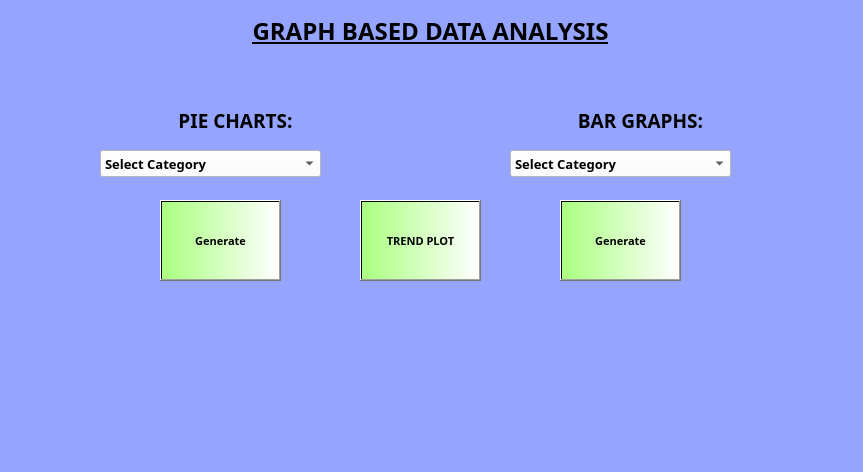
<?xml version="1.0" encoding="UTF-8"?>
<ui version="4.0">
 <class>Form</class>
 <widget class="QWidget" name="Form">
  <property name="geometry">
   <rect>
    <x>0</x>
    <y>0</y>
    <width>863</width>
    <height>472</height>
   </rect>
  </property>
  <property name="windowTitle">
   <string>Form</string>
  </property>
  <property name="styleSheet">
   <string notr="true">background-color: rgb(148, 164, 255);</string>
  </property>
  <widget class="QLabel" name="label">
   <property name="geometry">
    <rect>
     <x>80</x>
     <y>10</y>
     <width>701</width>
     <height>41</height>
    </rect>
   </property>
   <property name="font">
    <font>
     <family>Bell MT</family>
     <pointsize>18</pointsize>
     <weight>75</weight>
     <bold>true</bold>
     <underline>true</underline>
    </font>
   </property>
   <property name="frameShape">
    <enum>QFrame::NoFrame</enum>
   </property>
   <property name="frameShadow">
    <enum>QFrame::Plain</enum>
   </property>
   <property name="text">
    <string>GRAPH BASED DATA ANALYSIS</string>
   </property>
   <property name="alignment">
    <set>Qt::AlignCenter</set>
   </property>
  </widget>
  <widget class="QLabel" name="label_2">
   <property name="geometry">
    <rect>
     <x>90</x>
     <y>110</y>
     <width>291</width>
     <height>21</height>
    </rect>
   </property>
   <property name="font">
    <font>
     <family>Bell MT</family>
     <pointsize>14</pointsize>
     <weight>75</weight>
     <bold>true</bold>
    </font>
   </property>
   <property name="frameShape">
    <enum>QFrame::NoFrame</enum>
   </property>
   <property name="frameShadow">
    <enum>QFrame::Plain</enum>
   </property>
   <property name="text">
    <string>PIE CHARTS:</string>
   </property>
   <property name="alignment">
    <set>Qt::AlignCenter</set>
   </property>
  </widget>
  <widget class="QLabel" name="label_3">
   <property name="geometry">
    <rect>
     <x>510</x>
     <y>110</y>
     <width>261</width>
     <height>21</height>
    </rect>
   </property>
   <property name="font">
    <font>
     <family>Bell MT</family>
     <pointsize>14</pointsize>
     <weight>75</weight>
     <bold>true</bold>
    </font>
   </property>
   <property name="text">
    <string>BAR GRAPHS:</string>
   </property>
   <property name="alignment">
    <set>Qt::AlignCenter</set>
   </property>
  </widget>
  <widget class="QComboBox" name="comboBox">
   <property name="geometry">
    <rect>
     <x>100</x>
     <y>150</y>
     <width>221</width>
     <height>27</height>
    </rect>
   </property>
   <property name="font">
    <font>
     <family>Bell MT</family>
     <pointsize>10</pointsize>
     <weight>75</weight>
     <bold>true</bold>
    </font>
   </property>
   <property name="styleSheet">
    <string notr="true">background-color: rgb(255, 255, 255);</string>
   </property>
   <item>
    <property name="text">
     <string>Select Category</string>
    </property>
   </item>
   <item>
    <property name="text">
     <string>Based on State</string>
    </property>
   </item>
   <item>
    <property name="text">
     <string>Based on Time Slot</string>
    </property>
   </item>
  </widget>
  <widget class="QComboBox" name="comboBox_2">
   <property name="geometry">
    <rect>
     <x>510</x>
     <y>150</y>
     <width>221</width>
     <height>27</height>
    </rect>
   </property>
   <property name="font">
    <font>
     <family>Bell MT</family>
     <pointsize>10</pointsize>
     <weight>75</weight>
     <bold>true</bold>
    </font>
   </property>
   <property name="styleSheet">
    <string notr="true">background-color: rgb(255, 255, 255);</string>
   </property>
   <item>
    <property name="text">
     <string>Select Category</string>
    </property>
   </item>
   <item>
    <property name="text">
     <string>Type of Accident</string>
    </property>
   </item>
   <item>
    <property name="text">
     <string>Monthly</string>
    </property>
   </item>
   <item>
    <property name="text">
     <string>According to Time Slot</string>
    </property>
   </item>
  </widget>
  <widget class="QPushButton" name="trendgen">
   <property name="geometry">
    <rect>
     <x>360</x>
     <y>200</y>
     <width>121</width>
     <height>81</height>
    </rect>
   </property>
   <property name="font">
    <font>
     <family>Bell MT</family>
     <pointsize>8</pointsize>
     <weight>75</weight>
     <bold>true</bold>
    </font>
   </property>
   <property name="styleSheet">
    <string notr="true">background-color: qlineargradient(spread:pad, x1:0, y1:0, x2:1, y2:0, stop:0 rgba(170, 255, 127, 255), stop:1 rgba(255, 255, 255, 255));</string>
   </property>
   <property name="text">
    <string>TREND PLOT</string>
   </property>
   <property name="flat">
    <bool>false</bool>
   </property>
  </widget>
  <widget class="QPushButton" name="piegen">
   <property name="geometry">
    <rect>
     <x>160</x>
     <y>200</y>
     <width>121</width>
     <height>81</height>
    </rect>
   </property>
   <property name="font">
    <font>
     <family>Bell MT</family>
     <pointsize>8</pointsize>
     <weight>75</weight>
     <bold>true</bold>
    </font>
   </property>
   <property name="styleSheet">
    <string notr="true">background-color: qlineargradient(spread:pad, x1:0, y1:0, x2:1, y2:0, stop:0 rgba(170, 255, 127, 255), stop:1 rgba(255, 255, 255, 255));</string>
   </property>
   <property name="text">
    <string>Generate</string>
   </property>
   <property name="flat">
    <bool>false</bool>
   </property>
  </widget>
  <widget class="QPushButton" name="bargen">
   <property name="geometry">
    <rect>
     <x>560</x>
     <y>200</y>
     <width>121</width>
     <height>81</height>
    </rect>
   </property>
   <property name="font">
    <font>
     <family>Bell MT</family>
     <pointsize>8</pointsize>
     <weight>75</weight>
     <bold>true</bold>
    </font>
   </property>
   <property name="styleSheet">
    <string notr="true">background-color: qlineargradient(spread:pad, x1:0, y1:0, x2:1, y2:0, stop:0 rgba(170, 255, 127, 255), stop:1 rgba(255, 255, 255, 255));</string>
   </property>
   <property name="text">
    <string>Generate</string>
   </property>
   <property name="flat">
    <bool>false</bool>
   </property>
  </widget>
  <widget class="QLabel" name="safetimelab">
   <property name="geometry">
    <rect>
     <x>110</x>
     <y>370</y>
     <width>671</width>
     <height>61</height>
    </rect>
   </property>
   <property name="font">
    <font>
     <family>Book Antiqua</family>
     <pointsize>12</pointsize>
     <weight>75</weight>
     <bold>true</bold>
    </font>
   </property>
   <property name="text">
    <string/>
   </property>
  </widget>
 </widget>
 <resources/>
 <connections/>
</ui>
